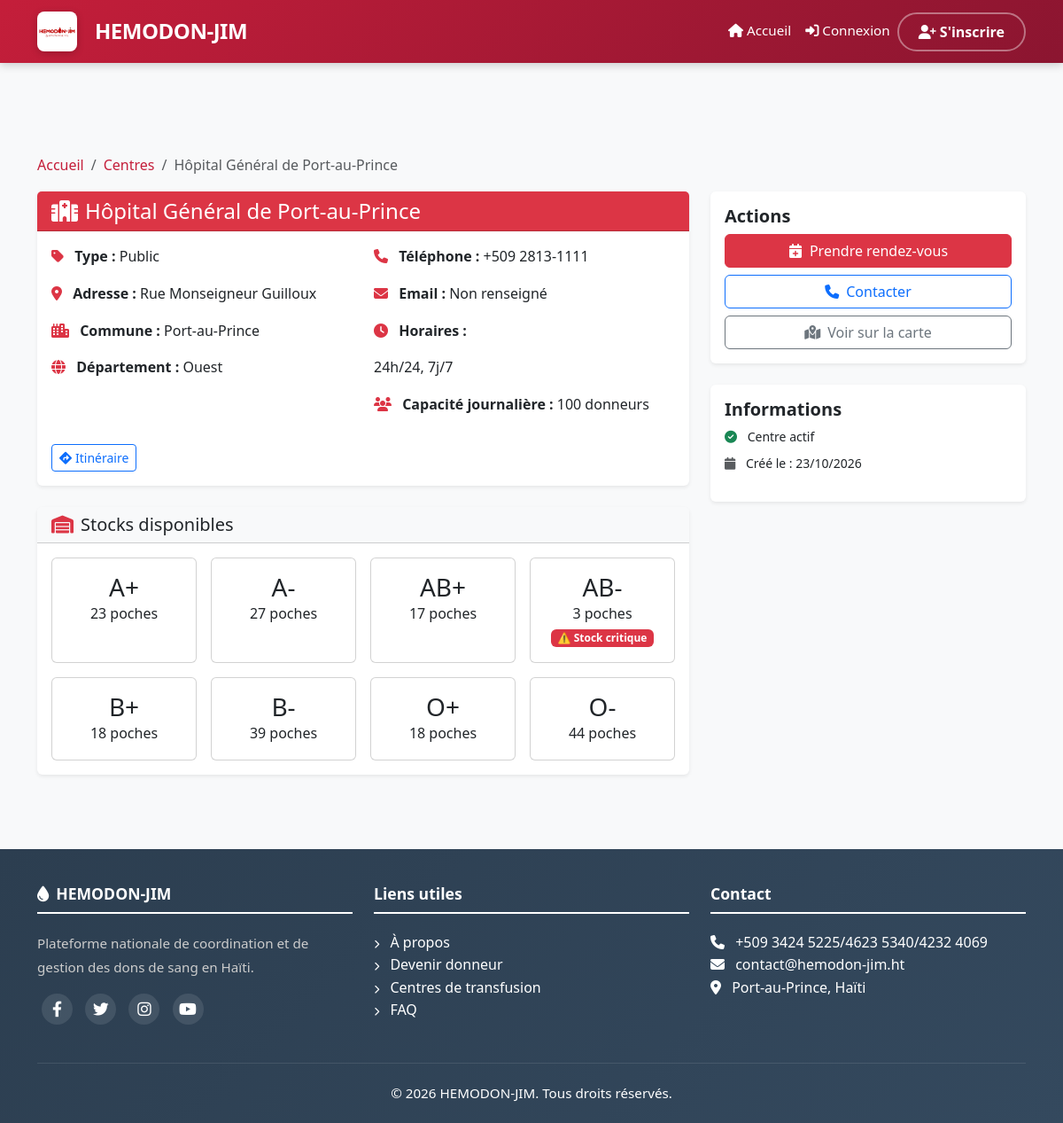
The page /centres/2/ on the database its author committed.
### apps/centres/models.py (models this page shows, shortened)
class Centre(models.Model):
    TYPE_CHOICES = [
        ('public', 'Public'),
        ('prive', 'Privé'),
        ('ong', 'ONG'),
    ]
    nom = models.CharField(max_length=200)
    type = models.CharField(max_length=20, choices=TYPE_CHOICES)
    adresse = models.TextField()
    commune = models.CharField(max_length=100)
    departement = models.CharField(max_length=100)
    telephone = models.CharField(max_length=20)
    email = models.EmailField(blank=True, null=True)
    latitude = models.DecimalField(max_digits=9, decimal_places=6, null=True, blank=True)
    longitude = models.DecimalField(max_digits=9, decimal_places=6, null=True, blank=True)
    capacite_journaliere = models.IntegerField(default=50)
    horaires = models.TextField(blank=True, null=True)
    est_actif = models.BooleanField(default=True)
    responsable = models.ForeignKey(
        User,
        on_delete=models.SET_NULL,
        null=True,
        related_name='centre_responsable'
    )
    created_at = models.DateTimeField(auto_now_add=True)
    updated_at = models.DateTimeField(auto_now=True)
    class Meta:
        db_table = 'centres'
        verbose_name = 'Centre'
        verbose_name_plural = 'Centres'

### apps/stocks/models.py (models this page shows, shortened)
class Stock(models.Model):
    GROUPE_CHOICES = [
        ('A+', 'A+'), ('A-', 'A-'),
        ('B+', 'B+'), ('B-', 'B-'),
        ('AB+', 'AB+'), ('AB-', 'AB-'),
        ('O+', 'O+'), ('O-', 'O-'),
    ]
    centre = models.ForeignKey(
        Centre,
        on_delete=models.CASCADE,
        related_name='stocks'
    )
    groupe_sanguin = models.CharField(max_length=3, choices=GROUPE_CHOICES)
    quantite_disponible = models.IntegerField(default=0)
    seuil_alerte = models.IntegerField(default=5)
    date_mise_a_jour = models.DateTimeField(auto_now=True)
    created_at = models.DateTimeField(auto_now_add=True)
    class Meta:
        db_table = 'stocks'
        unique_together = ('centre', 'groupe_sanguin')
        verbose_name = 'Stock'
        verbose_name_plural = 'Stocks'
        ordering = ['centre__nom', 'groupe_sanguin']

### apps/centres/views.py (the view)
# urls.py: path('centres/<int:centre_id>/', views.centre_detail, name='detail'),
def centre_detail(request, centre_id):
    centre = get_object_or_404(Centre, id=centre_id, est_actif=True)
    stocks = Stock.objects.filter(centre=centre)
    stocks_critiques = stocks.filter(quantite_disponible__lte=F('seuil_alerte'))
    context = {
        'centre': centre,
        'stocks': stocks,
        'stocks_critiques': stocks_critiques,
        'title': f'{centre.nom} - HEMODON-JIM',
        'active_page': 'centres',
    }
    return render(request, 'centres/detail.html', context)

### apps/authentification/context_processors.py (called while the page is built)
def user_notifications_count(request):
    count = 0
    if request.user.is_authenticated:
        count = Notification.objects.filter(
            models.Q(pour_tous=True) | models.Q(utilisateurs=request.user),
            est_lue=False
        ).distinct().count()
        print(f"Notifications non lues pour {request.user.username}: {count}")
    return {'user_notifications_count': count}

### apps/centres/templates/centres/detail.html (shortened to what this page needs)
{% extends 'base.html' %}
{% load static %}
{% block content %}
<div class="container py-4">
    <nav aria-label="breadcrumb">
        <ol class="breadcrumb">
            <li class="breadcrumb-item"><a href="{% url 'home' %}">Accueil</a></li>
            <li class="breadcrumb-item"><a href="{% url 'centres:list' %}">Centres</a></li>
            <li class="breadcrumb-item active">{{ centre.nom }}</li>
        </ol>
    </nav>
    <div class="row">
        <div class="col-lg-8">
            <div class="card border-0 shadow-sm mb-4">
                <div class="card-header bg-danger text-white">
                    <h4 class="mb-0">
                        <i class="fas fa-hospital me-2"></i>{{ centre.nom }}
                    </h4>
                </div>
                <div class="card-body">
                    <div class="row">
                        <div class="col-md-6">
                            <p>
                                <i class="fas fa-tag text-danger me-2"></i>
                                <strong>Type :</strong> {{ centre.get_type_display }}
                            </p>
                            <p>
                                <i class="fas fa-map-marker-alt text-danger me-2"></i>
                                <strong>Adresse :</strong> {{ centre.adresse }}
                            </p>
                            <p>
                                <i class="fas fa-city text-danger me-2"></i>
                                <strong>Commune :</strong> {{ centre.commune }}
                            </p>
                            <p>
                                <i class="fas fa-globe text-danger me-2"></i>
                                <strong>Département :</strong> {{ centre.departement }}
                            </p>
                        </div>
                        <div class="col-md-6">
                            <p>
                                <i class="fas fa-phone text-danger me-2"></i>
                                <strong>Téléphone :</strong> {{ centre.telephone }}
                            </p>
                            <p>
                                <i class="fas fa-envelope text-danger me-2"></i>
                                <strong>Email :</strong> {{ centre.email|default:"Non renseigné" }}
                            </p>
                            <p>
                                <i class="fas fa-clock text-danger me-2"></i>
                                <strong>Horaires :</strong><br>
                                {{ centre.horaires|default:"Horaires non renseignés"|linebreaks }}
                            </p>
                            <p>
                                <i class="fas fa-users text-danger me-2"></i>
                                <strong>Capacité journalière :</strong> {{ centre.capacite_journaliere }} donneurs
                            </p>
                        </div>
                    </div>
                    {% if centre.latitude and centre.longitude %}
                    <div class="mt-3">
                        <a href="https://www.openstreetmap.org/directions?from=&to={{ centre.latitude }}%2C{{ centre.longitude }}"
                           target="_blank" class="btn btn-sm btn-outline-primary">
                            <i class="fas fa-directions me-1"></i>Itinéraire
                        </a>
                    </div>
                    {% endif %}
                </div>
            </div>
            <div class="card border-0 shadow-sm">
                <div class="card-header bg-light">
                    <h5 class="mb-0">
                        <i class="fas fa-warehouse text-danger me-2"></i>Stocks disponibles
                    </h5>
                </div>
                <div class="card-body">
                    <div class="row g-3">
                        {% for stock in stocks %}
                        <div class="col-md-3 col-6">
                            <div class="card text-center h-100">
                                <div class="card-body p-3">
                                    <h3 class="mb-0">{{ stock.groupe_sanguin }}</h3>
                                    <p class="mb-0">{{ stock.quantite_disponible }} poches</p>
                                    {% if stock.quantite_disponible <= stock.seuil_alerte %}
                                    <span class="badge bg-danger mt-1">⚠️ Stock critique</span>
                                    {% endif %}
                                </div>
                            </div>
                        </div>
                        {% empty %}
                        <div class="col-12">
                            <p class="text-muted text-center">Aucun stock disponible</p>
                        </div>
                        {% endfor %}
                    </div>
                </div>
            </div>
        </div>
        <div class="col-lg-4">
            <div class="card border-0 shadow-sm mb-4">
                <div class="card-body">
                    <h5 class="fw-bold">Actions</h5>
                    <div class="d-grid gap-2">
                        <a href="#" class="btn btn-danger">
                            <i class="fas fa-calendar-plus me-2"></i>Prendre rendez-vous
                        </a>
                        <a href="#" class="btn btn-outline-primary">
                            <i class="fas fa-phone me-2"></i>Contacter
                        </a>
                        <a href="{% url 'centres:map' %}" class="btn btn-outline-secondary">
                            <i class="fas fa-map-marked-alt me-2"></i>Voir sur la carte
                        </a>
                    </div>
                </div>
            </div>
            <div class="card border-0 shadow-sm">
                <div class="card-body">
                    <h5 class="fw-bold">Informations</h5>
                    <ul class="list-unstyled small">
                        <li class="mb-2">
                            <i class="fas fa-check-circle text-success me-2"></i>
                            Centre {% if centre.est_actif %}actif{% else %}inactif{% endif %}
                        </li>
                        <li class="mb-2">
                            <i class="fas fa-calendar text-muted me-2"></i>
                            Créé le : {{ centre.created_at|date:"d/m/Y" }}
                        </li>
                    </ul>
                </div>
            </div>
        </div>
    </div>
</div>
{% endblock %}

### static/css/style.css (style rules this page uses)
:root { --red-primary: #C41E3A; --red-dark: #8B1530; --red-light: #E53935; --red-very-light: #FFEBEE; --red-gradient: linear-gradient(135deg, #C41E3A 0%, #8B1530 100%); --white: #FFFFFF; --gray-100: #F8F9FA; --gray-200: #E9ECEF; --gray-300: #DEE2E6; --gray-600: #6C757D; --gray-900: #212529; --shadow-sm: 0 2px 10px rgba(0,0,0,0.08); --shadow-md: 0 4px 20px rgba(196,30,58,0.15); --shadow-lg: 0 8px 40px rgba(196,30,58,0.2); --navbar-height: 70px; }
* { margin: 0; padding: 0; box-sizing: border-box; }
html { scroll-behavior: smooth; }
body { font-family: 'Segoe UI', Tahoma, Geneva, Verdana, sans-serif; background: var(--gray-100); color: var(--gray-900); padding-top: var(--navbar-height); line-height: 1.6; }
a { color: var(--red-primary); text-decoration: none; transition: all 0.3s ease; }

### templates/base.html (style rules this page uses)
body { font-family: 'Segoe UI', Tahoma, Geneva, Verdana, sans-serif; background-color: #f8f9fa; margin-top: 80px; min-height: 100vh; display: flex; flex-direction: column; }

### rows shown on the page
Centre: nom "Hôpital Général de Port-au-Prince", type "Public", adresse "Rue Monseigneur Guilloux", commune "Port-au-Prince", departement "Ouest", telephone "+509 2813-1111", email "Non renseigné", horaires "24h/24, 7j/7", capacite_journaliere "100", created_at "23/10/2026"
Stock: groupe_sanguin "A+", quantite_disponible "23"
Stock: groupe_sanguin "A-", quantite_disponible "27"
Stock: groupe_sanguin "AB+", quantite_disponible "17"
Stock: groupe_sanguin "AB-", quantite_disponible "3", seuil_alerte "⚠️ Stock critique"
Stock: groupe_sanguin "B+", quantite_disponible "18"
Stock: groupe_sanguin "B-", quantite_disponible "39"
Stock: groupe_sanguin "O+", quantite_disponible "18"
Stock: groupe_sanguin "O-", quantite_disponible "44"
